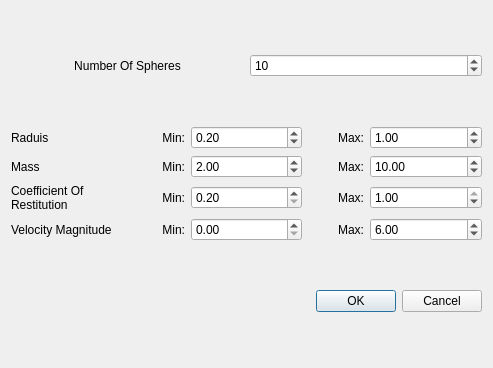
<?xml version="1.0" encoding="UTF-8"?>
<ui version="4.0">
 <class>SphereGenerator</class>
 <widget class="QDialog" name="SphereGenerator">
  <property name="geometry">
   <rect>
    <x>0</x>
    <y>0</y>
    <width>493</width>
    <height>368</height>
   </rect>
  </property>
  <property name="windowTitle">
   <string>Generate Spheres</string>
  </property>
  <layout class="QVBoxLayout" name="verticalLayout" stretch="1,3,0">
   <item>
    <layout class="QHBoxLayout" name="horizontalLayout" stretch="1,1">
     <item>
      <widget class="QLabel" name="sphere_label">
       <property name="text">
        <string>Number Of Spheres</string>
       </property>
       <property name="alignment">
        <set>Qt::AlignCenter</set>
       </property>
      </widget>
     </item>
     <item>
      <widget class="QSpinBox" name="num_spheres">
       <property name="minimum">
        <number>1</number>
       </property>
       <property name="maximum">
        <number>1000</number>
       </property>
       <property name="value">
        <number>10</number>
       </property>
      </widget>
     </item>
    </layout>
   </item>
   <item>
    <layout class="QGridLayout" name="gridLayout_2" columnstretch="2,1,2,1,2">
     <item row="0" column="3">
      <widget class="QLabel" name="rad_max_l">
       <property name="text">
        <string>Max:</string>
       </property>
       <property name="alignment">
        <set>Qt::AlignRight|Qt::AlignTrailing|Qt::AlignVCenter</set>
       </property>
      </widget>
     </item>
     <item row="0" column="2">
      <widget class="QDoubleSpinBox" name="radius_min">
       <property name="minimum">
        <double>0.100000000000000</double>
       </property>
       <property name="maximum">
        <double>3.000000000000000</double>
       </property>
       <property name="singleStep">
        <double>0.100000000000000</double>
       </property>
       <property name="value">
        <double>0.200000000000000</double>
       </property>
      </widget>
     </item>
     <item row="0" column="4">
      <widget class="QDoubleSpinBox" name="radius_max">
       <property name="minimum">
        <double>0.100000000000000</double>
       </property>
       <property name="maximum">
        <double>3.000000000000000</double>
       </property>
       <property name="singleStep">
        <double>0.100000000000000</double>
       </property>
       <property name="value">
        <double>1.000000000000000</double>
       </property>
      </widget>
     </item>
     <item row="1" column="0">
      <widget class="QLabel" name="mass_label">
       <property name="text">
        <string>Mass</string>
       </property>
      </widget>
     </item>
     <item row="1" column="1">
      <widget class="QLabel" name="mass_min_l">
       <property name="text">
        <string>Min:</string>
       </property>
       <property name="alignment">
        <set>Qt::AlignRight|Qt::AlignTrailing|Qt::AlignVCenter</set>
       </property>
      </widget>
     </item>
     <item row="2" column="0">
      <widget class="QLabel" name="cr_label">
       <property name="text">
        <string>Coefficient Of Restitution</string>
       </property>
       <property name="wordWrap">
        <bool>true</bool>
       </property>
      </widget>
     </item>
     <item row="0" column="0">
      <widget class="QLabel" name="radius_label">
       <property name="text">
        <string>Raduis</string>
       </property>
      </widget>
     </item>
     <item row="1" column="2">
      <widget class="QDoubleSpinBox" name="mass_min">
       <property name="minimum">
        <double>0.100000000000000</double>
       </property>
       <property name="maximum">
        <double>50.000000000000000</double>
       </property>
       <property name="value">
        <double>2.000000000000000</double>
       </property>
      </widget>
     </item>
     <item row="1" column="3">
      <widget class="QLabel" name="mas_max_l">
       <property name="text">
        <string>Max:</string>
       </property>
       <property name="alignment">
        <set>Qt::AlignRight|Qt::AlignTrailing|Qt::AlignVCenter</set>
       </property>
      </widget>
     </item>
     <item row="1" column="4">
      <widget class="QDoubleSpinBox" name="mass_max">
       <property name="minimum">
        <double>0.100000000000000</double>
       </property>
       <property name="maximum">
        <double>50.000000000000000</double>
       </property>
       <property name="value">
        <double>10.000000000000000</double>
       </property>
      </widget>
     </item>
     <item row="2" column="3">
      <widget class="QLabel" name="crmax_l">
       <property name="text">
        <string>Max:</string>
       </property>
       <property name="alignment">
        <set>Qt::AlignRight|Qt::AlignTrailing|Qt::AlignVCenter</set>
       </property>
      </widget>
     </item>
     <item row="2" column="1">
      <widget class="QLabel" name="cr_min_l">
       <property name="text">
        <string>Min:</string>
       </property>
       <property name="alignment">
        <set>Qt::AlignRight|Qt::AlignTrailing|Qt::AlignVCenter</set>
       </property>
      </widget>
     </item>
     <item row="2" column="4">
      <widget class="QDoubleSpinBox" name="cr_max">
       <property name="minimum">
        <double>0.200000000000000</double>
       </property>
       <property name="maximum">
        <double>1.000000000000000</double>
       </property>
       <property name="singleStep">
        <double>0.100000000000000</double>
       </property>
       <property name="value">
        <double>1.000000000000000</double>
       </property>
      </widget>
     </item>
     <item row="2" column="2">
      <widget class="QDoubleSpinBox" name="cr_min">
       <property name="minimum">
        <double>0.200000000000000</double>
       </property>
       <property name="maximum">
        <double>1.000000000000000</double>
       </property>
       <property name="singleStep">
        <double>0.100000000000000</double>
       </property>
      </widget>
     </item>
     <item row="0" column="1">
      <widget class="QLabel" name="rad_min_l">
       <property name="text">
        <string>Min:</string>
       </property>
       <property name="alignment">
        <set>Qt::AlignRight|Qt::AlignTrailing|Qt::AlignVCenter</set>
       </property>
      </widget>
     </item>
     <item row="3" column="0">
      <widget class="QLabel" name="vel_label">
       <property name="text">
        <string>Velocity Magnitude</string>
       </property>
       <property name="wordWrap">
        <bool>true</bool>
       </property>
      </widget>
     </item>
     <item row="3" column="1">
      <widget class="QLabel" name="vel_min_l">
       <property name="text">
        <string>Min:</string>
       </property>
       <property name="alignment">
        <set>Qt::AlignRight|Qt::AlignTrailing|Qt::AlignVCenter</set>
       </property>
      </widget>
     </item>
     <item row="3" column="3">
      <widget class="QLabel" name="vel_max_l">
       <property name="text">
        <string>Max:</string>
       </property>
       <property name="alignment">
        <set>Qt::AlignRight|Qt::AlignTrailing|Qt::AlignVCenter</set>
       </property>
      </widget>
     </item>
     <item row="3" column="2">
      <widget class="QDoubleSpinBox" name="vel_min">
       <property name="maximum">
        <double>30.000000000000000</double>
       </property>
       <property name="singleStep">
        <double>0.500000000000000</double>
       </property>
      </widget>
     </item>
     <item row="3" column="4">
      <widget class="QDoubleSpinBox" name="vel_max">
       <property name="maximum">
        <double>30.000000000000000</double>
       </property>
       <property name="singleStep">
        <double>0.500000000000000</double>
       </property>
       <property name="value">
        <double>6.000000000000000</double>
       </property>
      </widget>
     </item>
    </layout>
   </item>
   <item>
    <widget class="QDialogButtonBox" name="buttonBox">
     <property name="standardButtons">
      <set>QDialogButtonBox::Cancel|QDialogButtonBox::Ok</set>
     </property>
    </widget>
   </item>
  </layout>
 </widget>
 <resources/>
 <connections/>
</ui>
